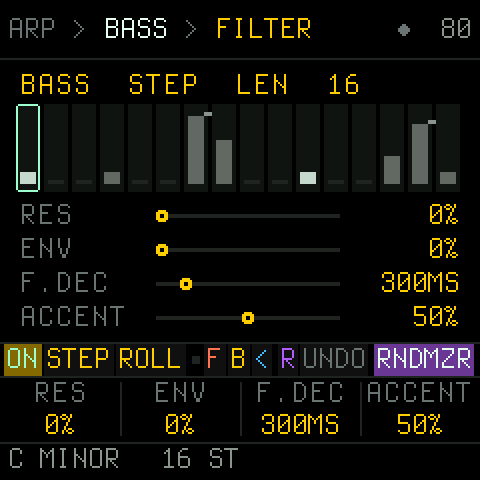
#> input picture docs/screens/bass-filter.png, 480 x 480 px, given in place of logo.png, which was not available
$ python make_og.py ../docs/screens/bass-filter.png
#> lines starting #> are read from the running program, lines starting #| are printed output that depends on the picture
#!/usr/bin/env python3
# SPDX-License-Identifier: GPL-3.0-only
# Copyright (C) 2026 joakimskurk
"""The site's link preview (Open Graph, web/og.png, 1200 x 630): the README's logo (docs/logo.png, make art) over
three of the firmware's screens at their own size (docs/screens, make screens), on the page's night with its green
glow. web/make_site.py puts it in the site; web/index.html names it (og:image). Needs Pillow.

  python3 web/make_og.py [OUT.png]
"""
import sys
from pathlib import Path

from PIL import Image, ImageChops, ImageDraw, ImageFilter

ROOT = Path(__file__).resolve().parent.parent
W, H = 1200, 630
SCREENS = ("home-playing", "perform", "dot-playing")
TOP, BOTTOM, LINE = (4, 18, 11), (2, 8, 6), (31, 74, 52)


def main(out):
#> called with out = '../docs/screens/bass-filter.png'
    img = Image.new("RGB", (W, H))
#> img: PIL image 1200x630 RGB; every value is 0
    px = img.load()
    for y in range(H):                                    # the page's night: dark green to near black
        t = y / (H - 1)
        c = tuple(round(TOP[i] + (BOTTOM[i] - TOP[i]) * t) for i in range(3))
        for x in range(W):
            px[x, y] = c
    glow = Image.new("RGB", (W, H))
    ImageDraw.Draw(glow).ellipse((W * .18, -H * .25, W * .82, H * .55), fill=(0, 46, 28))
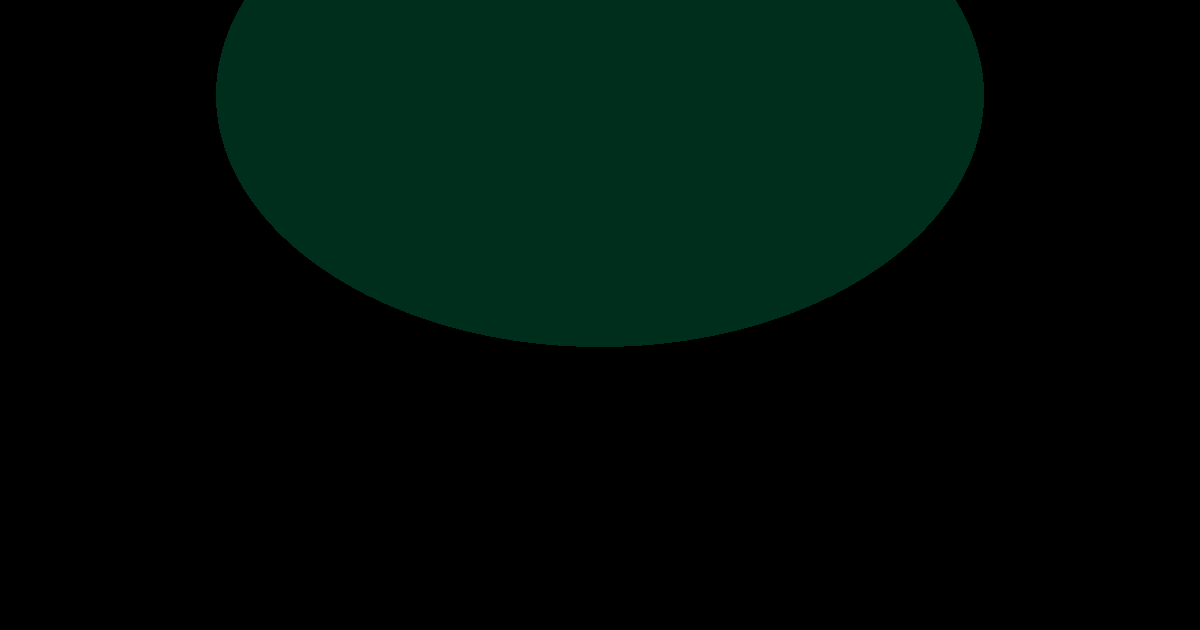
#> glow: PIL image 1200x630 RGB; mean R, G, B 0, 13.6, 8.3
    img = ImageChops.add(img, glow.filter(ImageFilter.GaussianBlur(120)))
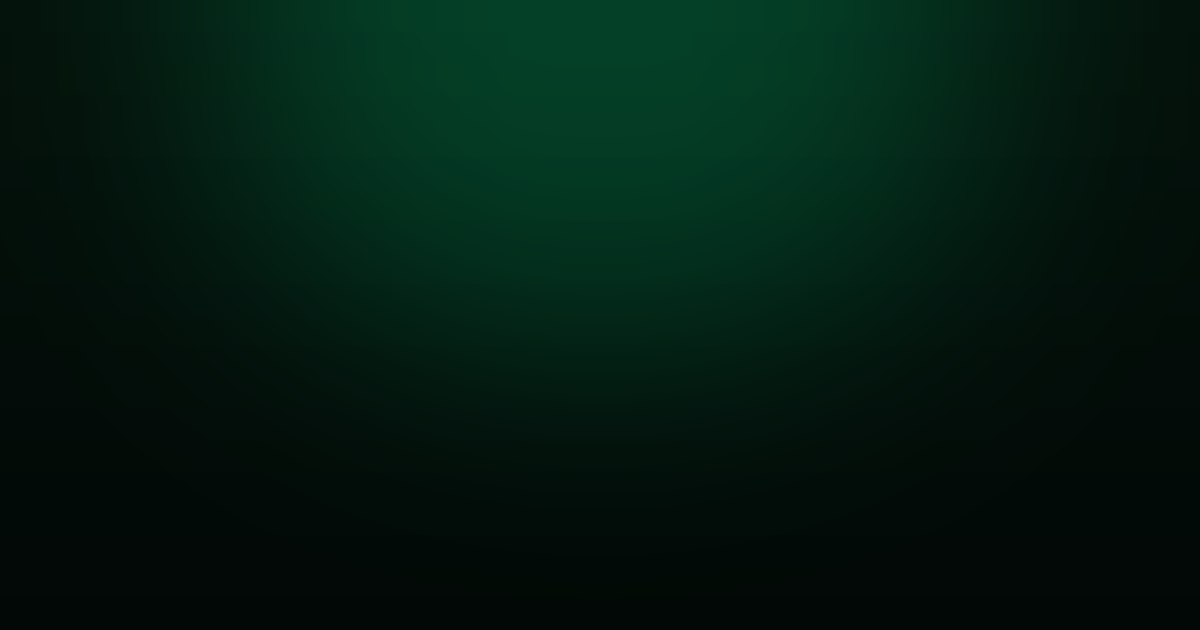
#> img: PIL image 1200x630 RGB; mean R, G, B 3, 26.5, 16.7

    logo = Image.open(ROOT / "docs/logo.png").convert("RGBA")
    logo = logo.resize((600, 250), Image.LANCZOS)
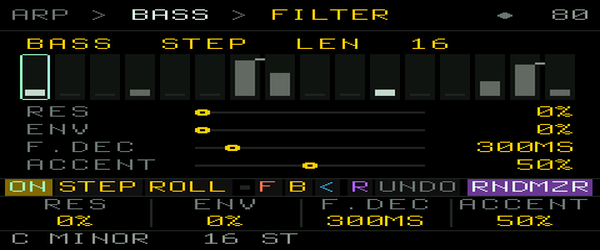
#> logo: PIL image 600x250 RGBA; mean R, G, B, A 17.4, 17.1, 11.8, 255
    shots = [Image.open(ROOT / f"docs/screens/{s}.png").convert("RGB").resize((240, 240), Image.NEAREST)
             for s in SCREENS]
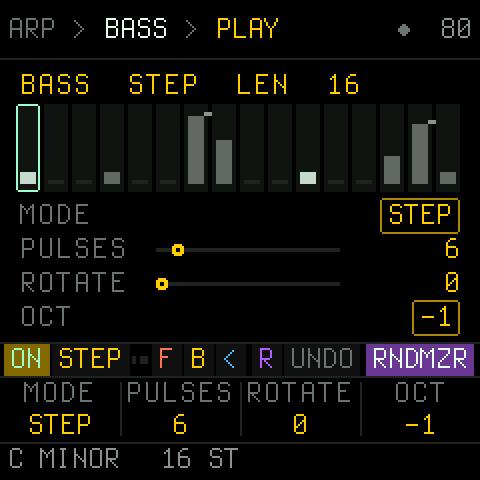
#> input picture docs/screens/bass-play.png, 480 x 480 px, given in place of home-playing.png, which was not available
    gap = 22
    row_w = 3 * 240 + 2 * gap
    y0 = (H - (logo.height + 18 + 240)) // 2
    img.paste(logo, ((W - logo.width) // 2, y0), logo)
    d = ImageDraw.Draw(img)
    x, y = (W - row_w) // 2, y0 + logo.height + 18
    for s in shots:
        d.rectangle((x - 2, y - 2, x + 241, y + 241), outline=LINE, width=2)
        img.paste(s, (x, y))
        x += 240 + gap
    img.save(out, optimize=True)
    print(f"og: {out} ({W} x {H}, {Path(out).stat().st_size} B)")


if __name__ == "__main__":
    a = sys.argv[1:]
    if len(a) > 1 or any(x.startswith("-") for x in a):
        sys.exit(__doc__)
#> (the run stopped early here; a loop or call above may not have finished)
